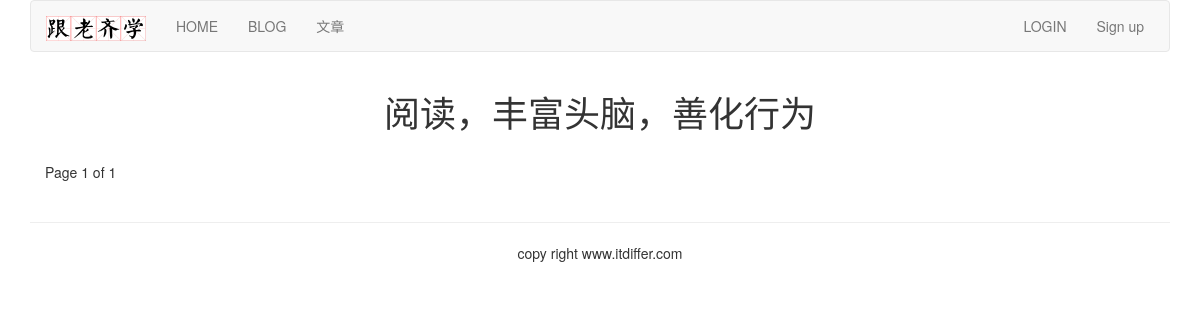
Page /article/list-article-titles/ on the earlier database version.
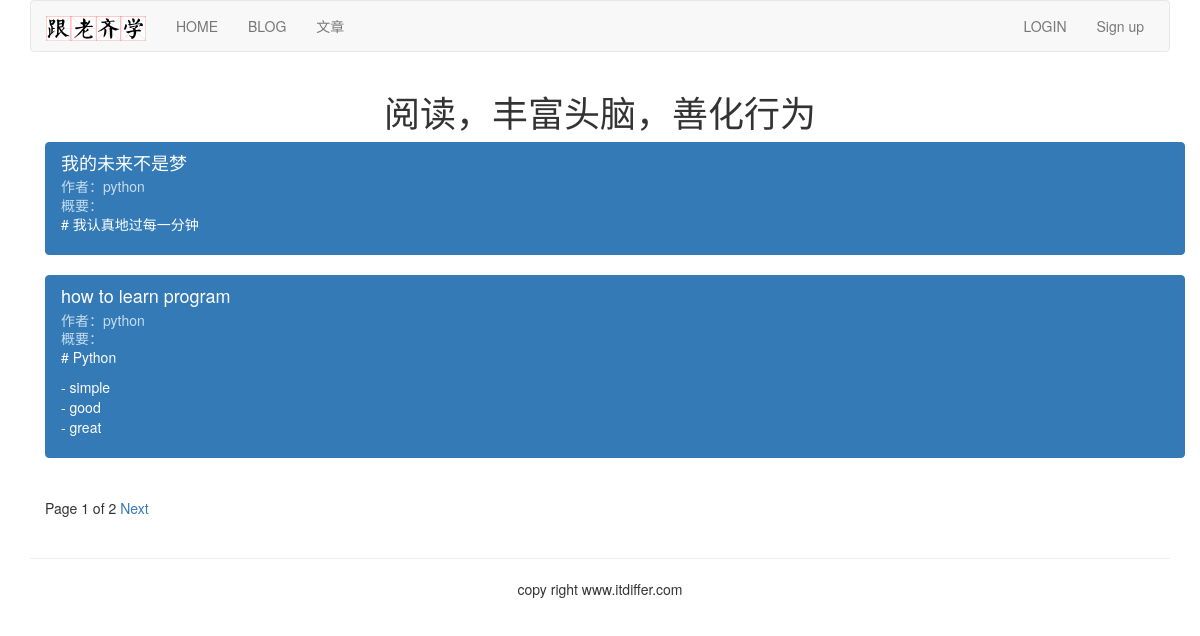
Same page on the later database version.
### article/models.py (models this page shows, shortened)
class ArticlePost(models.Model):
	author = models.ForeignKey(User, on_delete=models.CASCADE, related_name="article")
	title = models.CharField(max_length=200)
	slug = models.SlugField(max_length=500)
	column = models.ForeignKey(ArticleColumn, on_delete=models.CASCADE, related_name="article_column")
	body = models.TextField()
	created = models.DateTimeField(default=timezone.now)    #②
	updated = models.DateTimeField(auto_now=True)
	class Meta:
		ordering = ("-updated",)
		index_together = (('id', 'slug'),)    #③
	def get_url_path(self):
		return reverse("article:list_article_detail", args=[self.id, self.slug])

### article/list_views.py (the view)
# urls.py: path('list-article-titles/', list_views.article_titles, name="article_titles"),
def article_titles(request):
	articles_title = ArticlePost.objects.all()
	paginator = Paginator(articles_title, 2)
	page = request.GET.get('page')
	try:
		current_page = paginator.page(page)
		articles = current_page.object_list
	except PageNotAnInteger:
		current_page = paginator.page(1)
		articles = current_page.object_list
	except EmptyPage:
		current_page = paginator.page(paginator.num_pages)
		articles = current_page.object_list
	return render(request, "article/list/article_titles.html", {"articles":articles, "page": current_page})

### templates/article/list/article_titles.html (shortened to what this page needs)
{% extends "base.html" %}
{% block content %}
<div class="row text-center vertical-middle-sm">
    <h1>阅读，丰富头脑，善化行为</h1>
</div>
<div class="container">
    {% for article in articles %}
    <div class="list-group">
        <a href="{{article.get_url_path}}" class="list-group-item active">
        	<h4 class="list-group-item-heading">{{article.title}}</h4>
        	<p class="list-group-item-text">作者：{{article.author.username}}</p>
        	<p class="list-group-item-text">概要：{{article.body|slice:'70'| linebreaks}}</p>
        </a>
    </div>
    {% endfor %}
{% include "paginator.html" %}
</div>
{% endblock %}

### templates/base.html (shortened to what this page needs)
{% load staticfiles %}
<!DOCTYPE html>
<html lang="zh-cn">
    <head>
    	<link rel="stylesheet" href="{% static 'css/bootstrap.css' %}">
    </head>
    <body>
        {% include "header.html" %}
        <div class="container">
        	{% block content %}{% endblock %}
        </div>
        {% include "footer.html" %}
    </body>
</html>

### templates/header.html (shortened to what this page needs)
{% load staticfiles %}
<div class="container">
	<nav class="navbar navbar-default" role="navigation">
		<div class="navbar-header">
			<a class="navbar-brand" href="http://www.itdiffer.com"><img src="{% static '/images/logo.png' %}" width="100px"></a>
		</div>
		<div>
			<ul class="nav navbar-nav" role="navigation">
				<li><a href="{% url 'home' %}">HOME</a></li>
				<li><a href="{% url 'blog:blog_title' %}">BLOG</a></li>
				<li><a href="{% url 'article:article_titles' %}">文章</a></li>
			</ul>
			<ul class="nav navbar-nav navbar-right" style="margin-right:10px">
				{% if user.is_authenticated %}
				<li>
					<div class="dropdown" style="margin-top:8px">
						<button class='btn btn-default dropdown-toggle' type='button' id='dropdownMenu' data-toggle='dropdown'>{{ user.username }}<span class='caret'></span></button>
						<ul class="dropdown-menu">
							<li><a href="{% url 'account:password_change' %}">修改密码</a></li>
							<li><a href="{% url 'account:my_information' %}">个人信息</a></li>
							<li><a href="{% url 'article:article_column' %}">后台管理</a></li>
						</ul>
					</div>
				</li>
				<li><a href="{% url 'account:user_logout' %}">Logout</a></li>
				{% else %}
				<li><a href="{% url 'account:user_login' %}">LOGIN</a></li>
				{% endif %}
                <li><a href="{% url 'account:user_register' %}">Sign up</a></li>
			</ul>
		</div>
	</nav>
</div>

### templates/paginator.html (shortened to what this page needs)
<div class="pagination">
    <span class="step-links">
        <span class="current">
        Page {{ page.number }} of {{ page.paginator.num_pages }}
        </span>
        {% if page.has_next %}
        <a href="?page={{ page.next_page_number }}">Next</a>
        {% endif %}
    </span>
</div>

### templates/footer.html
<div class="container">
    <hr>
    <p class="text-center">copy right www.itdiffer.com</p>
</div>

Differences in the rows shown:
added ArticlePost: title "我的未来不是梦", author.username "python", body "# 我认真地过每一分钟"
added ArticlePost: title "how to learn program", author.username "python", body "# Python - simple - good - great"
Other differences:
{{ page.paginator.num_pages }}: "1" → "2"
text now shown: "Next"
